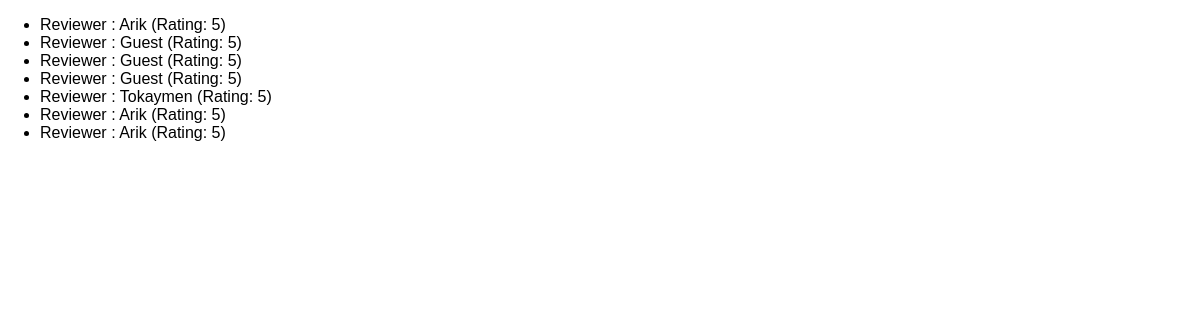
The page /review-list/ on the database as committed earlier.
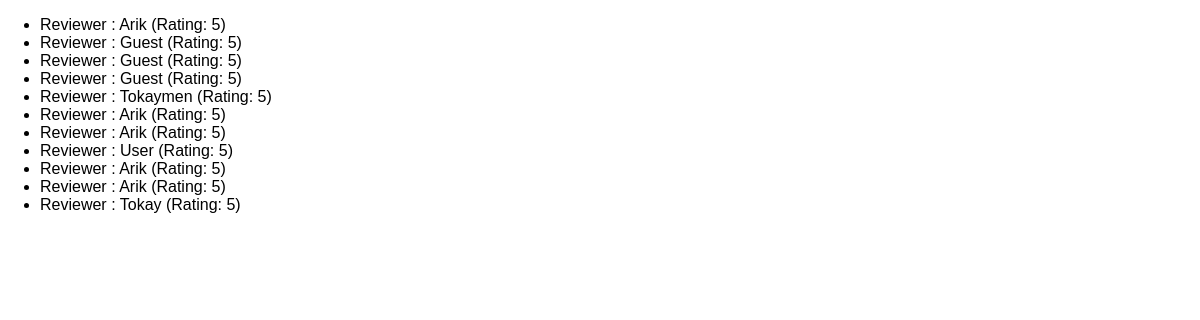
The same page on the database as committed later.
### reviews/models.py (models this page shows)
class Review(models.Model):
    user_name = models.CharField(max_length=100)
    review_text = models.TextField()
    rating = models.IntegerField()

### reviews/views.py (the view)
# urls.py: path('review-list/', views.ReviewListView.as_view()),
class ReviewListView(ListView):
    model = Review
    template_name = "reviews/list_review.html"
    context_object_name = "reviews"  # to retrieve data to view as name reviews
    def get_queryset(self):
        base_query = super().get_queryset()
        data = base_query.filter(rating__gt=4)
        return data

### reviews/templates/reviews/list_review.html (shortened to what this page needs)
{% extends 'reviews/base.html' %}
{% block content %}
    <ul>
        {% for items in reviews %}
            <li>Reviewer : {{items.user_name}} (Rating: {{items.rating}})</li>
        {% endfor %}
    </ul>
{% endblock content %}

### reviews/templates/reviews/base.html (shortened to what this page needs)
{% load static %}
<!DOCTYPE html>
<html lang="en">
<head>
    {% block css_files %}<link rel="stylesheet" href="{% static 'reviews/styles.css' %}">{% endblock css_files %}
</head>
<body>
    {% block content %}
    {% endblock content %}
</body>
</html>

### reviews/static/reviews/styles.css (style rules this page uses)
body { font-family: sans-serif; margin: 0; }

Rows that differ between the two databases and show on the page:
added Review: user_name "User", rating "5"
added Review: user_name "Arik", rating "5"
added Review: user_name "Arik", rating "5"
added Review: user_name "Tokay", rating "5"
